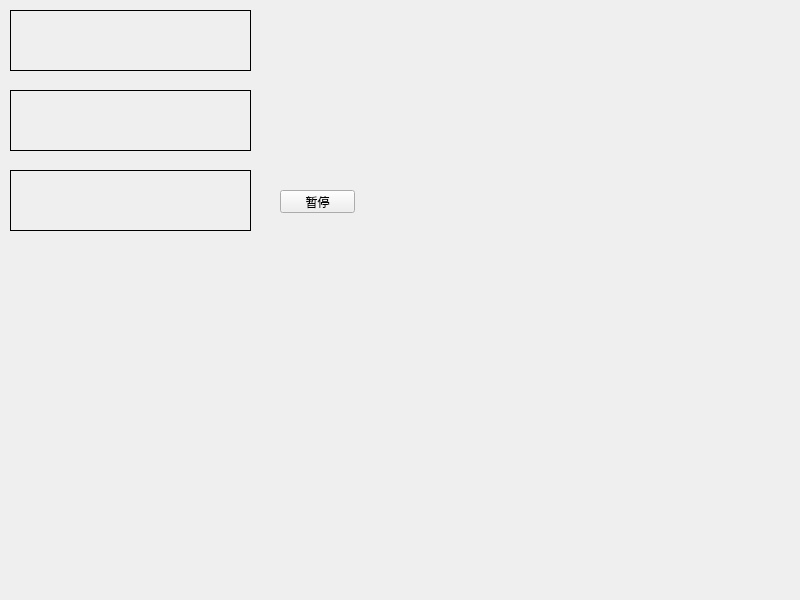
<?xml version="1.0" encoding="UTF-8"?>
<ui version="4.0">
 <class>Widget</class>
 <widget class="QWidget" name="Widget">
  <property name="geometry">
   <rect>
    <x>0</x>
    <y>0</y>
    <width>800</width>
    <height>600</height>
   </rect>
  </property>
  <property name="windowTitle">
   <string>Widget</string>
  </property>
  <widget class="QLabel" name="label">
   <property name="geometry">
    <rect>
     <x>10</x>
     <y>10</y>
     <width>241</width>
     <height>61</height>
    </rect>
   </property>
   <property name="frameShape">
    <enum>QFrame::Box</enum>
   </property>
   <property name="text">
    <string/>
   </property>
  </widget>
  <widget class="QLabel" name="label_2">
   <property name="geometry">
    <rect>
     <x>10</x>
     <y>90</y>
     <width>241</width>
     <height>61</height>
    </rect>
   </property>
   <property name="frameShape">
    <enum>QFrame::Box</enum>
   </property>
   <property name="text">
    <string/>
   </property>
  </widget>
  <widget class="QLabel" name="label_3">
   <property name="geometry">
    <rect>
     <x>10</x>
     <y>170</y>
     <width>241</width>
     <height>61</height>
    </rect>
   </property>
   <property name="frameShape">
    <enum>QFrame::Box</enum>
   </property>
   <property name="text">
    <string/>
   </property>
  </widget>
  <widget class="QPushButton" name="btn_stop">
   <property name="geometry">
    <rect>
     <x>280</x>
     <y>190</y>
     <width>75</width>
     <height>23</height>
    </rect>
   </property>
   <property name="text">
    <string>暂停</string>
   </property>
  </widget>
 </widget>
 <resources/>
 <connections/>
</ui>
